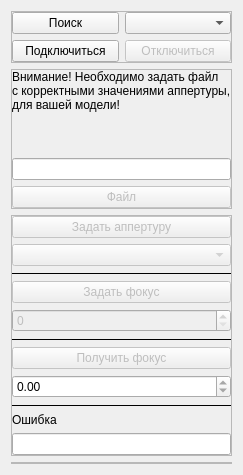
         <widget class="QWidget" name="objectiveTab">
          <attribute name="title">
           <string>Объектив</string>
          </attribute>
          <layout class="QVBoxLayout" name="verticalLayout_9">
           <item>
            <widget class="QFrame" name="objectiveConnectionFrame">
             <property name="sizePolicy">
              <sizepolicy hsizetype="Preferred" vsizetype="Fixed">
               <horstretch>0</horstretch>
               <verstretch>0</verstretch>
              </sizepolicy>
             </property>
             <property name="frameShape">
              <enum>QFrame::StyledPanel</enum>
             </property>
             <property name="frameShadow">
              <enum>QFrame::Raised</enum>
             </property>
             <layout class="QGridLayout" name="gridLayout_6">
              <property name="leftMargin">
               <number>0</number>
              </property>
              <property name="topMargin">
               <number>0</number>
              </property>
              <property name="rightMargin">
               <number>0</number>
              </property>
              <property name="bottomMargin">
               <number>0</number>
              </property>
              <item row="0" column="0">
               <widget class="QPushButton" name="objectiveComFindButton">
                <property name="text">
                 <string>Поиск</string>
                </property>
               </widget>
              </item>
              <item row="0" column="3">
               <widget class="QComboBox" name="objectiveComPortsComboBox"/>
              </item>
              <item row="1" column="0">
               <widget class="QPushButton" name="objectiveComConnectButton">
                <property name="text">
                 <string>Подключиться</string>
                </property>
               </widget>
              </item>
              <item row="1" column="3">
               <widget class="QPushButton" name="objectiveComDisconnectButton">
                <property name="enabled">
                 <bool>false</bool>
                </property>
                <property name="text">
                 <string>Отключиться</string>
                </property>
               </widget>
              </item>
             </layout>
            </widget>
           </item>
           <item>
            <widget class="QFrame" name="objectiveLensFrame">
             <property name="enabled">
              <bool>true</bool>
             </property>
             <property name="frameShape">
              <enum>QFrame::StyledPanel</enum>
             </property>
             <property name="frameShadow">
              <enum>QFrame::Raised</enum>
             </property>
             <layout class="QVBoxLayout" name="verticalLayout_15">
              <property name="leftMargin">
               <number>0</number>
              </property>
              <property name="topMargin">
               <number>0</number>
              </property>
              <property name="rightMargin">
               <number>0</number>
              </property>
              <property name="bottomMargin">
               <number>0</number>
              </property>
              <item>
               <widget class="QLabel" name="objectiveNotificationButton">
                <property name="enabled">
                 <bool>true</bool>
                </property>
                <property name="sizePolicy">
                 <sizepolicy hsizetype="Fixed" vsizetype="Preferred">
                  <horstretch>0</horstretch>
                  <verstretch>0</verstretch>
                 </sizepolicy>
                </property>
                <property name="text">
                 <string>&lt;html&gt;&lt;head/&gt;&lt;body&gt;&lt;p&gt;Внимание! Необходимо задать файл&lt;br/&gt;с корректными значениями аппертуры,&lt;br/&gt;для вашей модели!&lt;/p&gt;&lt;p&gt;&lt;br/&gt;&lt;/p&gt;&lt;/body&gt;&lt;/html&gt;</string>
                </property>
                <property name="alignment">
                 <set>Qt::AlignLeading|Qt::AlignLeft|Qt::AlignVCenter</set>
                </property>
               </widget>
              </item>
              <item>
               <widget class="QLineEdit" name="objectiveLensFileLineEdit">
                <property name="readOnly">
                 <bool>true</bool>
                </property>
               </widget>
              </item>
              <item>
               <widget class="QPushButton" name="objectiveLensFileButton">
                <property name="enabled">
                 <bool>false</bool>
                </property>
                <property name="text">
                 <string>Файл</string>
                </property>
               </widget>
              </item>
             </layout>
            </widget>
           </item>
           <item>
            <widget class="QFrame" name="objectiveControlFrame">
             <property name="enabled">
              <bool>true</bool>
             </property>
             <property name="frameShape">
              <enum>QFrame::StyledPanel</enum>
             </property>
             <property name="frameShadow">
              <enum>QFrame::Raised</enum>
             </property>
             <layout class="QVBoxLayout" name="verticalLayout_14">
              <property name="leftMargin">
               <number>0</number>
              </property>
              <property name="topMargin">
               <number>0</number>
              </property>
              <property name="rightMargin">
               <number>0</number>
              </property>
              <property name="bottomMargin">
               <number>0</number>
              </property>
              <item>
               <widget class="QPushButton" name="objectiveSetAppertureButton">
                <property name="enabled">
                 <bool>false</bool>
                </property>
                <property name="text">
                 <string>Задать аппертуру</string>
                </property>
               </widget>
              </item>
              <item>
               <widget class="QComboBox" name="objectiveSetAppertureComboBox">
                <property name="enabled">
                 <bool>false</bool>
                </property>
               </widget>
              </item>
              <item>
               <widget class="Line" name="objectiveLine1">
                <property name="frameShadow">
                 <enum>QFrame::Plain</enum>
                </property>
                <property name="orientation">
                 <enum>Qt::Horizontal</enum>
                </property>
               </widget>
              </item>
              <item>
               <widget class="QPushButton" name="objectiveSetFocusButton">
                <property name="enabled">
                 <bool>false</bool>
                </property>
                <property name="text">
                 <string>Задать фокус</string>
                </property>
               </widget>
              </item>
              <item>
               <widget class="QSpinBox" name="objectiveSetFocusSpinBox">
                <property name="enabled">
                 <bool>false</bool>
                </property>
                <property name="maximum">
                 <number>9999</number>
                </property>
               </widget>
              </item>
              <item>
               <widget class="Line" name="objectiveLine2">
                <property name="frameShadow">
                 <enum>QFrame::Plain</enum>
                </property>
                <property name="orientation">
                 <enum>Qt::Horizontal</enum>
                </property>
               </widget>
              </item>
              <item>
               <widget class="QPushButton" name="objectiveGetFocusButton">
                <property name="enabled">
                 <bool>false</bool>
                </property>
                <property name="text">
                 <string>Получить фокус</string>
                </property>
               </widget>
              </item>
              <item>
               <widget class="QDoubleSpinBox" name="objectiveFocusValSpinbox">
                <property name="readOnly">
                 <bool>true</bool>
                </property>
               </widget>
              </item>
              <item>
               <widget class="Line" name="objectiveLine3">
                <property name="frameShadow">
                 <enum>QFrame::Plain</enum>
                </property>
                <property name="orientation">
                 <enum>Qt::Horizontal</enum>
                </property>
               </widget>
              </item>
              <item>
               <widget class="QLabel" name="objectiveErrorLabel">
                <property name="text">
                 <string>Ошибка</string>
                </property>
               </widget>
              </item>
              <item>
               <widget class="QLineEdit" name="objectiveErrorLineEdit">
                <property name="readOnly">
                 <bool>true</bool>
                </property>
               </widget>
              </item>
             </layout>
            </widget>
           </item>
           <item>
            <widget class="QFrame" name="objectiveStubFrame">
             <property name="frameShape">
              <enum>QFrame::StyledPanel</enum>
             </property>
             <property name="frameShadow">
              <enum>QFrame::Raised</enum>
             </property>
             <layout class="QVBoxLayout" name="verticalLayout_13">
              <property name="leftMargin">
               <number>0</number>
              </property>
              <property name="topMargin">
               <number>0</number>
              </property>
              <property name="rightMargin">
               <number>0</number>
              </property>
              <property name="bottomMargin">
               <number>0</number>
              </property>
             </layout>
            </widget>
           </item>
          </layout>
         </widget>
